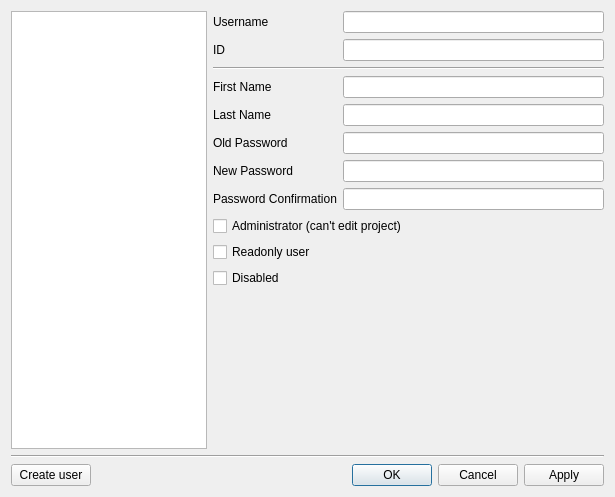
<?xml version="1.0" encoding="UTF-8"?>
<ui version="4.0">
 <class>UserManagementDialog</class>
 <widget class="QDialog" name="UserManagementDialog">
  <property name="geometry">
   <rect>
    <x>0</x>
    <y>0</y>
    <width>615</width>
    <height>497</height>
   </rect>
  </property>
  <property name="windowTitle">
   <string>Users</string>
  </property>
  <layout class="QVBoxLayout" name="verticalLayout">
   <item>
    <layout class="QHBoxLayout" name="horizontalLayout" stretch="1,2">
     <property name="spacing">
      <number>6</number>
     </property>
     <item>
      <widget class="QListWidget" name="userList"/>
     </item>
     <item>
      <layout class="QGridLayout" name="gridLayout">
       <item row="4" column="0">
        <widget class="QLabel" name="userIdLabel">
         <property name="text">
          <string>ID</string>
         </property>
        </widget>
       </item>
       <item row="19" column="0" colspan="2">
        <widget class="QCheckBox" name="isReadonly">
         <property name="text">
          <string>Readonly user</string>
         </property>
        </widget>
       </item>
       <item row="21" column="0">
        <spacer name="verticalSpacer">
         <property name="orientation">
          <enum>Qt::Vertical</enum>
         </property>
         <property name="sizeHint" stdset="0">
          <size>
           <width>20</width>
           <height>40</height>
          </size>
         </property>
        </spacer>
       </item>
       <item row="18" column="0" colspan="2">
        <widget class="QCheckBox" name="isAdministrator">
         <property name="text">
          <string>Administrator (can't edit project)</string>
         </property>
        </widget>
       </item>
       <item row="9" column="1">
        <widget class="QLineEdit" name="firstNameEdit"/>
       </item>
       <item row="11" column="0">
        <widget class="QLabel" name="oldPasswordLable">
         <property name="text">
          <string>Old Password</string>
         </property>
        </widget>
       </item>
       <item row="20" column="0" colspan="2">
        <widget class="QCheckBox" name="isDisabled">
         <property name="text">
          <string>Disabled</string>
         </property>
        </widget>
       </item>
       <item row="11" column="1">
        <widget class="QLineEdit" name="oldPasswordEdit">
         <property name="echoMode">
          <enum>QLineEdit::Password</enum>
         </property>
        </widget>
       </item>
       <item row="13" column="1">
        <widget class="QLineEdit" name="newPasswordEdit">
         <property name="echoMode">
          <enum>QLineEdit::Password</enum>
         </property>
        </widget>
       </item>
       <item row="14" column="1">
        <widget class="QLineEdit" name="passwordConfirmationEdit">
         <property name="echoMode">
          <enum>QLineEdit::Password</enum>
         </property>
        </widget>
       </item>
       <item row="3" column="1">
        <widget class="QLineEdit" name="usernameEdit">
         <property name="frame">
          <bool>true</bool>
         </property>
         <property name="readOnly">
          <bool>true</bool>
         </property>
        </widget>
       </item>
       <item row="9" column="0">
        <widget class="QLabel" name="firstNameLabel">
         <property name="text">
          <string>First Name</string>
         </property>
        </widget>
       </item>
       <item row="10" column="1">
        <widget class="QLineEdit" name="lastNameEdit"/>
       </item>
       <item row="14" column="0">
        <widget class="QLabel" name="passwordConfirmationLabel">
         <property name="text">
          <string>Password Confirmation</string>
         </property>
        </widget>
       </item>
       <item row="4" column="1">
        <widget class="QLineEdit" name="userIdEdit">
         <property name="readOnly">
          <bool>true</bool>
         </property>
        </widget>
       </item>
       <item row="3" column="0">
        <widget class="QLabel" name="usernameLabel">
         <property name="text">
          <string>Username</string>
         </property>
        </widget>
       </item>
       <item row="10" column="0">
        <widget class="QLabel" name="lastNameLabel">
         <property name="text">
          <string>Last Name</string>
         </property>
        </widget>
       </item>
       <item row="13" column="0">
        <widget class="QLabel" name="newPasswordLabel">
         <property name="text">
          <string>New Password</string>
         </property>
        </widget>
       </item>
       <item row="5" column="0" colspan="2">
        <widget class="Line" name="line_2">
         <property name="orientation">
          <enum>Qt::Horizontal</enum>
         </property>
        </widget>
       </item>
      </layout>
     </item>
    </layout>
   </item>
   <item>
    <widget class="Line" name="line">
     <property name="orientation">
      <enum>Qt::Horizontal</enum>
     </property>
    </widget>
   </item>
   <item>
    <layout class="QHBoxLayout" name="horizontalLayout_3">
     <item>
      <widget class="QPushButton" name="createUserButton">
       <property name="text">
        <string>Create user</string>
       </property>
      </widget>
     </item>
     <item>
      <spacer name="horizontalSpacer">
       <property name="orientation">
        <enum>Qt::Horizontal</enum>
       </property>
       <property name="sizeHint" stdset="0">
        <size>
         <width>40</width>
         <height>20</height>
        </size>
       </property>
      </spacer>
     </item>
     <item>
      <widget class="QDialogButtonBox" name="buttonBox">
       <property name="orientation">
        <enum>Qt::Horizontal</enum>
       </property>
       <property name="standardButtons">
        <set>QDialogButtonBox::Apply|QDialogButtonBox::Cancel|QDialogButtonBox::Ok</set>
       </property>
       <property name="centerButtons">
        <bool>false</bool>
       </property>
      </widget>
     </item>
    </layout>
   </item>
  </layout>
 </widget>
 <tabstops>
  <tabstop>userList</tabstop>
  <tabstop>createUserButton</tabstop>
  <tabstop>usernameEdit</tabstop>
  <tabstop>userIdEdit</tabstop>
  <tabstop>firstNameEdit</tabstop>
  <tabstop>lastNameEdit</tabstop>
  <tabstop>oldPasswordEdit</tabstop>
  <tabstop>newPasswordEdit</tabstop>
  <tabstop>passwordConfirmationEdit</tabstop>
  <tabstop>isAdministrator</tabstop>
  <tabstop>isReadonly</tabstop>
  <tabstop>isDisabled</tabstop>
  <tabstop>buttonBox</tabstop>
 </tabstops>
 <resources/>
 <connections>
  <connection>
   <sender>buttonBox</sender>
   <signal>accepted()</signal>
   <receiver>UserManagementDialog</receiver>
   <slot>accept()</slot>
   <hints>
    <hint type="sourcelabel">
     <x>257</x>
     <y>383</y>
    </hint>
    <hint type="destinationlabel">
     <x>157</x>
     <y>274</y>
    </hint>
   </hints>
  </connection>
 </connections>
</ui>
